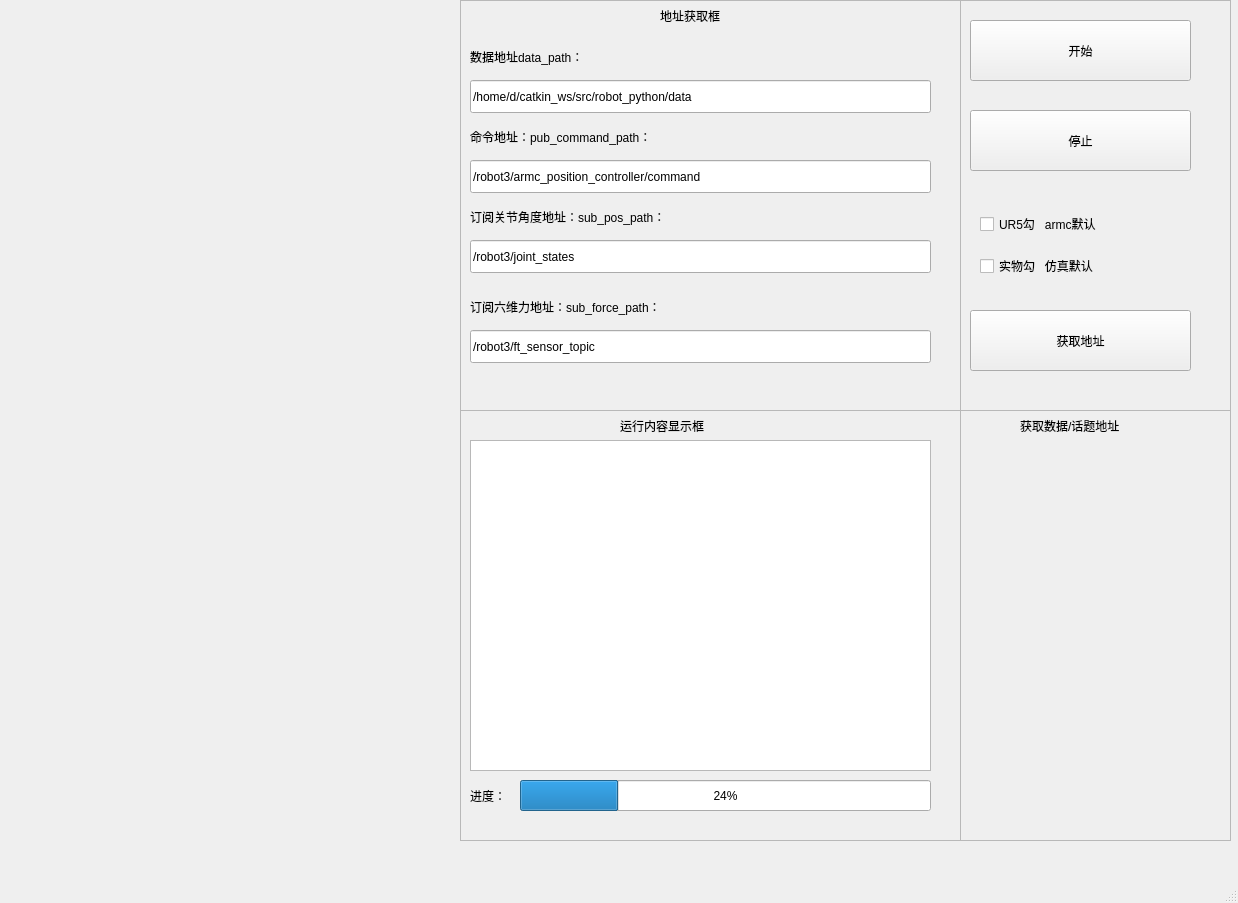
<?xml version="1.0" encoding="UTF-8"?>
<ui version="4.0">
 <class>MainWindow</class>
 <widget class="QMainWindow" name="MainWindow">
  <property name="geometry">
   <rect>
    <x>0</x>
    <y>0</y>
    <width>1238</width>
    <height>903</height>
   </rect>
  </property>
  <property name="windowTitle">
   <string>MainWindow</string>
  </property>
  <property name="iconSize">
   <size>
    <width>16</width>
    <height>16</height>
   </size>
  </property>
  <property name="animated">
   <bool>false</bool>
  </property>
  <widget class="QWidget" name="centralwidget">
   <widget class="QWidget" name="horizontalLayoutWidget">
    <property name="geometry">
     <rect>
      <x>10</x>
      <y>0</y>
      <width>451</width>
      <height>411</height>
     </rect>
    </property>
    <layout class="QHBoxLayout" name="horizontalLayout_1"/>
   </widget>
   <widget class="QWidget" name="horizontalLayoutWidget_2">
    <property name="geometry">
     <rect>
      <x>10</x>
      <y>410</y>
      <width>451</width>
      <height>431</height>
     </rect>
    </property>
    <layout class="QHBoxLayout" name="horizontalLayout_2"/>
   </widget>
   <widget class="QWidget" name="horizontalLayoutWidget_5">
    <property name="geometry">
     <rect>
      <x>460</x>
      <y>410</y>
      <width>501</width>
      <height>431</height>
     </rect>
    </property>
    <layout class="QHBoxLayout" name="horizontalLayout_5">
     <item>
      <widget class="QFrame" name="frame">
       <property name="frameShape">
        <enum>QFrame::StyledPanel</enum>
       </property>
       <property name="frameShadow">
        <enum>QFrame::Raised</enum>
       </property>
       <widget class="QTextEdit" name="textEdit">
        <property name="geometry">
         <rect>
          <x>10</x>
          <y>30</y>
          <width>461</width>
          <height>331</height>
         </rect>
        </property>
       </widget>
       <widget class="QLabel" name="label">
        <property name="geometry">
         <rect>
          <x>160</x>
          <y>0</y>
          <width>131</width>
          <height>31</height>
         </rect>
        </property>
        <property name="text">
         <string>运行内容显示框</string>
        </property>
       </widget>
       <widget class="QLabel" name="label_2">
        <property name="geometry">
         <rect>
          <x>10</x>
          <y>370</y>
          <width>41</width>
          <height>31</height>
         </rect>
        </property>
        <property name="text">
         <string>进度：</string>
        </property>
       </widget>
       <widget class="QProgressBar" name="progressBar">
        <property name="geometry">
         <rect>
          <x>60</x>
          <y>370</y>
          <width>411</width>
          <height>31</height>
         </rect>
        </property>
        <property name="value">
         <number>24</number>
        </property>
       </widget>
      </widget>
     </item>
    </layout>
   </widget>
   <widget class="QWidget" name="horizontalLayoutWidget_6">
    <property name="geometry">
     <rect>
      <x>460</x>
      <y>0</y>
      <width>501</width>
      <height>411</height>
     </rect>
    </property>
    <layout class="QHBoxLayout" name="horizontalLayout_6">
     <item>
      <widget class="QFrame" name="frame_4">
       <property name="frameShape">
        <enum>QFrame::StyledPanel</enum>
       </property>
       <property name="frameShadow">
        <enum>QFrame::Raised</enum>
       </property>
       <widget class="QLabel" name="label_11">
        <property name="geometry">
         <rect>
          <x>200</x>
          <y>0</y>
          <width>101</width>
          <height>31</height>
         </rect>
        </property>
        <property name="text">
         <string>地址获取框</string>
        </property>
        <property name="textFormat">
         <enum>Qt::AutoText</enum>
        </property>
       </widget>
       <widget class="QLabel" name="label_10">
        <property name="geometry">
         <rect>
          <x>10</x>
          <y>40</y>
          <width>171</width>
          <height>33</height>
         </rect>
        </property>
        <property name="text">
         <string>数据地址data_path：</string>
        </property>
       </widget>
       <widget class="QLineEdit" name="lineEdit_data_path">
        <property name="geometry">
         <rect>
          <x>10</x>
          <y>80</y>
          <width>461</width>
          <height>33</height>
         </rect>
        </property>
        <property name="text">
         <string>/home/d/catkin_ws/src/robot_python/data</string>
        </property>
       </widget>
       <widget class="QLabel" name="label_14">
        <property name="geometry">
         <rect>
          <x>10</x>
          <y>120</y>
          <width>271</width>
          <height>33</height>
         </rect>
        </property>
        <property name="text">
         <string>命令地址：pub_command_path：</string>
        </property>
       </widget>
       <widget class="QLineEdit" name="lineEdit_pub_path">
        <property name="geometry">
         <rect>
          <x>10</x>
          <y>160</y>
          <width>461</width>
          <height>33</height>
         </rect>
        </property>
        <property name="text">
         <string>/robot3/armc_position_controller/command</string>
        </property>
       </widget>
       <widget class="QLabel" name="label_15">
        <property name="geometry">
         <rect>
          <x>10</x>
          <y>200</y>
          <width>341</width>
          <height>33</height>
         </rect>
        </property>
        <property name="text">
         <string>订阅关节角度地址：sub_pos_path：</string>
        </property>
       </widget>
       <widget class="QLineEdit" name="lineEdit_sub_pos">
        <property name="geometry">
         <rect>
          <x>10</x>
          <y>240</y>
          <width>461</width>
          <height>33</height>
         </rect>
        </property>
        <property name="text">
         <string>/robot3/joint_states</string>
        </property>
       </widget>
       <widget class="QLabel" name="label_16">
        <property name="geometry">
         <rect>
          <x>10</x>
          <y>290</y>
          <width>281</width>
          <height>33</height>
         </rect>
        </property>
        <property name="text">
         <string>订阅六维力地址：sub_force_path：</string>
        </property>
       </widget>
       <widget class="QLineEdit" name="lineEdit_sub_force">
        <property name="geometry">
         <rect>
          <x>10</x>
          <y>330</y>
          <width>461</width>
          <height>33</height>
         </rect>
        </property>
        <property name="text">
         <string>/robot3/ft_sensor_topic</string>
        </property>
       </widget>
      </widget>
     </item>
    </layout>
   </widget>
   <widget class="QWidget" name="verticalLayoutWidget">
    <property name="geometry">
     <rect>
      <x>960</x>
      <y>410</y>
      <width>271</width>
      <height>431</height>
     </rect>
    </property>
    <layout class="QVBoxLayout" name="verticalLayout">
     <item>
      <widget class="QFrame" name="frame_6">
       <property name="frameShape">
        <enum>QFrame::StyledPanel</enum>
       </property>
       <property name="frameShadow">
        <enum>QFrame::Raised</enum>
       </property>
       <widget class="QLabel" name="label_3">
        <property name="geometry">
         <rect>
          <x>60</x>
          <y>0</y>
          <width>161</width>
          <height>31</height>
         </rect>
        </property>
        <property name="text">
         <string>获取数据/话题地址</string>
        </property>
       </widget>
      </widget>
     </item>
    </layout>
   </widget>
   <widget class="QWidget" name="verticalLayoutWidget_2">
    <property name="geometry">
     <rect>
      <x>960</x>
      <y>0</y>
      <width>271</width>
      <height>411</height>
     </rect>
    </property>
    <layout class="QVBoxLayout" name="verticalLayout_2">
     <item>
      <widget class="QFrame" name="frame_5">
       <property name="frameShape">
        <enum>QFrame::StyledPanel</enum>
       </property>
       <property name="frameShadow">
        <enum>QFrame::Raised</enum>
       </property>
       <widget class="QPushButton" name="button_begin">
        <property name="geometry">
         <rect>
          <x>10</x>
          <y>20</y>
          <width>221</width>
          <height>61</height>
         </rect>
        </property>
        <property name="text">
         <string>开始</string>
        </property>
        <property name="iconSize">
         <size>
          <width>16</width>
          <height>16</height>
         </size>
        </property>
        <property name="autoRepeat">
         <bool>false</bool>
        </property>
        <property name="autoExclusive">
         <bool>false</bool>
        </property>
        <property name="autoRepeatDelay">
         <number>400</number>
        </property>
        <property name="autoRepeatInterval">
         <number>200</number>
        </property>
        <property name="autoDefault">
         <bool>true</bool>
        </property>
        <property name="flat">
         <bool>false</bool>
        </property>
       </widget>
       <widget class="QPushButton" name="button_end">
        <property name="geometry">
         <rect>
          <x>10</x>
          <y>110</y>
          <width>221</width>
          <height>61</height>
         </rect>
        </property>
        <property name="text">
         <string>停止</string>
        </property>
        <property name="autoDefault">
         <bool>true</bool>
        </property>
       </widget>
       <widget class="QWidget" name="layoutWidget_2">
        <property name="geometry">
         <rect>
          <x>20</x>
          <y>200</y>
          <width>201</width>
          <height>91</height>
         </rect>
        </property>
        <layout class="QVBoxLayout" name="verticalLayout_4">
         <item>
          <widget class="QCheckBox" name="checkBox_UR5">
           <property name="text">
            <string>UR5勾   armc默认</string>
           </property>
          </widget>
         </item>
         <item>
          <widget class="QCheckBox" name="checkBox_gazebo">
           <property name="text">
            <string>实物勾   仿真默认</string>
           </property>
          </widget>
         </item>
        </layout>
       </widget>
       <widget class="QPushButton" name="button_get_dir">
        <property name="geometry">
         <rect>
          <x>10</x>
          <y>310</y>
          <width>221</width>
          <height>61</height>
         </rect>
        </property>
        <property name="text">
         <string>获取地址</string>
        </property>
        <property name="autoDefault">
         <bool>true</bool>
        </property>
       </widget>
      </widget>
     </item>
    </layout>
   </widget>
  </widget>
  <widget class="QMenuBar" name="menubar">
   <property name="geometry">
    <rect>
     <x>0</x>
     <y>0</y>
     <width>1238</width>
     <height>35</height>
    </rect>
   </property>
   <property name="defaultUp">
    <bool>false</bool>
   </property>
  </widget>
  <widget class="QStatusBar" name="statusbar"/>
 </widget>
 <resources/>
 <connections/>
</ui>
